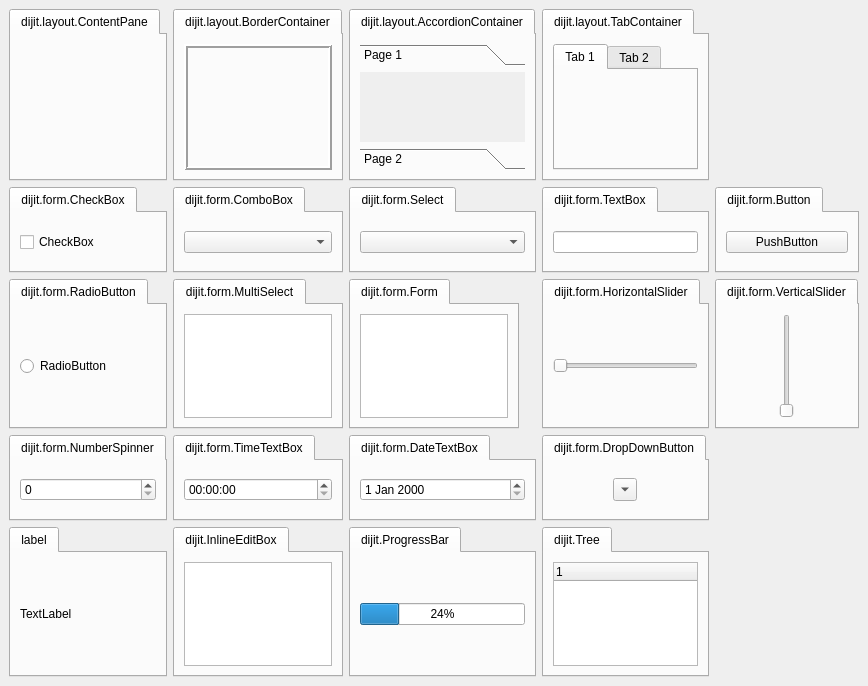
<?xml version="1.0" encoding="UTF-8"?>
<ui version="4.0">
 <class>MainWindow</class>
 <widget class="QMainWindow" name="MainWindow">
  <property name="geometry">
   <rect>
    <x>0</x>
    <y>0</y>
    <width>868</width>
    <height>686</height>
   </rect>
  </property>
  <property name="windowTitle">
   <string>MainWindow</string>
  </property>
  <widget class="QWidget" name="centralwidget">
   <layout class="QGridLayout" name="gridLayout">
    <item row="0" column="0">
     <widget class="QTabWidget" name="tabWidget_8">
      <property name="currentIndex">
       <number>0</number>
      </property>
      <widget class="QWidget" name="tab_90">
       <attribute name="title">
        <string>dijit.layout.ContentPane</string>
       </attribute>
       <layout class="QHBoxLayout" name="horizontalLayout_3">
        <item>
         <widget class="QWidget" name="widget" native="true">
          <property name="id" stdset="0">
           <string/>
          </property>
          <property name="data-dojo-props" stdset="0">
           <string/>
          </property>
          <property name="data-dojo-id" stdset="0">
           <string/>
          </property>
          <property name="eventlist" stdset="0">
           <string/>
          </property>
         </widget>
        </item>
       </layout>
      </widget>
     </widget>
    </item>
    <item row="0" column="1">
     <widget class="QTabWidget" name="tabWidget_9">
      <property name="currentIndex">
       <number>0</number>
      </property>
      <widget class="QWidget" name="tab_91">
       <attribute name="title">
        <string>dijit.layout.BorderContainer</string>
       </attribute>
       <layout class="QHBoxLayout" name="horizontalLayout_2">
        <item>
         <widget class="QFrame" name="frame">
          <property name="frameShape">
           <enum>QFrame::Box</enum>
          </property>
          <property name="frameShadow">
           <enum>QFrame::Raised</enum>
          </property>
          <property name="lineWidth">
           <number>2</number>
          </property>
          <property name="id" stdset="0">
           <string/>
          </property>
          <property name="data-dojo-props" stdset="0">
           <string/>
          </property>
          <property name="data-dojo-id" stdset="0">
           <string/>
          </property>
          <property name="eventlist" stdset="0">
           <string/>
          </property>
         </widget>
        </item>
       </layout>
      </widget>
     </widget>
    </item>
    <item row="0" column="3">
     <widget class="QTabWidget" name="tabWidget_10">
      <property name="currentIndex">
       <number>0</number>
      </property>
      <widget class="QWidget" name="tab_92">
       <attribute name="title">
        <string>dijit.layout.AccordionContainer</string>
       </attribute>
       <layout class="QHBoxLayout" name="horizontalLayout">
        <item>
         <widget class="QToolBox" name="toolBox">
          <property name="currentIndex">
           <number>0</number>
          </property>
          <property name="id" stdset="0">
           <string/>
          </property>
          <property name="data-dojo-props" stdset="0">
           <string/>
          </property>
          <property name="data-dojo-id" stdset="0">
           <string/>
          </property>
          <property name="eventlist" stdset="0">
           <string/>
          </property>
          <widget class="QWidget" name="page">
           <property name="geometry">
            <rect>
             <x>0</x>
             <y>0</y>
             <width>155</width>
             <height>61</height>
            </rect>
           </property>
           <attribute name="label">
            <string>Page 1</string>
           </attribute>
          </widget>
          <widget class="QWidget" name="page_2">
           <property name="geometry">
            <rect>
             <x>0</x>
             <y>0</y>
             <width>155</width>
             <height>61</height>
            </rect>
           </property>
           <attribute name="label">
            <string>Page 2</string>
           </attribute>
          </widget>
         </widget>
        </item>
       </layout>
      </widget>
     </widget>
    </item>
    <item row="0" column="5">
     <widget class="QTabWidget" name="tabWidget_11">
      <property name="currentIndex">
       <number>0</number>
      </property>
      <widget class="QWidget" name="tab_93">
       <attribute name="title">
        <string>dijit.layout.TabContainer</string>
       </attribute>
       <layout class="QHBoxLayout" name="horizontalLayout_4">
        <item>
         <widget class="QTabWidget" name="tabWidget">
          <property name="id" stdset="0">
           <string/>
          </property>
          <property name="data-dojo-props" stdset="0">
           <string/>
          </property>
          <property name="data-dojo-id" stdset="0">
           <string/>
          </property>
          <property name="eventlist" stdset="0">
           <string/>
          </property>
          <widget class="QWidget" name="tab">
           <attribute name="title">
            <string>Tab 1</string>
           </attribute>
          </widget>
          <widget class="QWidget" name="tab_32">
           <attribute name="title">
            <string>Tab 2</string>
           </attribute>
          </widget>
         </widget>
        </item>
       </layout>
      </widget>
     </widget>
    </item>
    <item row="1" column="0">
     <widget class="QTabWidget" name="tabWidget_13">
      <property name="currentIndex">
       <number>0</number>
      </property>
      <widget class="QWidget" name="tab_95">
       <attribute name="title">
        <string>dijit.form.CheckBox</string>
       </attribute>
       <layout class="QHBoxLayout" name="horizontalLayout_5">
        <item>
         <widget class="QCheckBox" name="checkBox">
          <property name="text">
           <string>CheckBox</string>
          </property>
          <property name="id" stdset="0">
           <string/>
          </property>
          <property name="data-dojo-props" stdset="0">
           <string/>
          </property>
          <property name="name" stdset="0">
           <string/>
          </property>
          <property name="type" stdset="0">
           <string/>
          </property>
          <property name="data-dojo-id" stdset="0">
           <string/>
          </property>
          <property name="eventlist" stdset="0">
           <string/>
          </property>
         </widget>
        </item>
       </layout>
      </widget>
     </widget>
    </item>
    <item row="1" column="1">
     <widget class="QTabWidget" name="tabWidget_14">
      <property name="currentIndex">
       <number>0</number>
      </property>
      <widget class="QWidget" name="tab_96">
       <attribute name="title">
        <string>dijit.form.ComboBox</string>
       </attribute>
       <layout class="QHBoxLayout" name="horizontalLayout_6">
        <item>
         <widget class="QComboBox" name="comboBox">
          <property name="id" stdset="0">
           <string/>
          </property>
          <property name="data-dojo-props" stdset="0">
           <string/>
          </property>
          <property name="data-dojo-type" stdset="0">
           <string>dijit.form.ComboBox</string>
          </property>
          <property name="name" stdset="0">
           <string/>
          </property>
          <property name="type" stdset="0">
           <string/>
          </property>
          <property name="data-dojo-id" stdset="0">
           <string/>
          </property>
          <property name="eventlist" stdset="0">
           <string/>
          </property>
         </widget>
        </item>
       </layout>
      </widget>
     </widget>
    </item>
    <item row="1" column="3">
     <widget class="QTabWidget" name="tabWidget_34">
      <property name="currentIndex">
       <number>0</number>
      </property>
      <widget class="QWidget" name="tab_98">
       <attribute name="title">
        <string>dijit.form.Select</string>
       </attribute>
       <layout class="QHBoxLayout" name="horizontalLayout_7">
        <item>
         <widget class="QComboBox" name="comboBox_2">
          <property name="id" stdset="0">
           <string/>
          </property>
          <property name="data-dojo-props" stdset="0">
           <string/>
          </property>
          <property name="data-dojo-type" stdset="0">
           <string>dijit.form.Select</string>
          </property>
          <property name="name" stdset="0">
           <string/>
          </property>
          <property name="type" stdset="0">
           <string/>
          </property>
          <property name="data-dojo-id" stdset="0">
           <string/>
          </property>
          <property name="eventlist" stdset="0">
           <string/>
          </property>
         </widget>
        </item>
       </layout>
      </widget>
     </widget>
    </item>
    <item row="1" column="5">
     <widget class="QTabWidget" name="tabWidget_35">
      <property name="currentIndex">
       <number>0</number>
      </property>
      <widget class="QWidget" name="tab_99">
       <attribute name="title">
        <string>dijit.form.TextBox</string>
       </attribute>
       <layout class="QHBoxLayout" name="horizontalLayout_8">
        <item>
         <widget class="QLineEdit" name="lineEdit">
          <property name="id" stdset="0">
           <string/>
          </property>
          <property name="data-dojo-props" stdset="0">
           <string/>
          </property>
          <property name="name" stdset="0">
           <string/>
          </property>
          <property name="type" stdset="0">
           <string/>
          </property>
          <property name="data-dojo-id" stdset="0">
           <string/>
          </property>
          <property name="eventlist" stdset="0">
           <string/>
          </property>
         </widget>
        </item>
       </layout>
      </widget>
     </widget>
    </item>
    <item row="1" column="7">
     <widget class="QTabWidget" name="tabWidget_24">
      <property name="currentIndex">
       <number>0</number>
      </property>
      <widget class="QWidget" name="tab_97">
       <attribute name="title">
        <string>dijit.form.Button</string>
       </attribute>
       <layout class="QHBoxLayout" name="horizontalLayout_9">
        <item>
         <widget class="QPushButton" name="pushButton">
          <property name="text">
           <string>PushButton</string>
          </property>
          <property name="id" stdset="0">
           <string/>
          </property>
          <property name="data-dojo-props" stdset="0">
           <string/>
          </property>
          <property name="name" stdset="0">
           <string/>
          </property>
          <property name="type" stdset="0">
           <string/>
          </property>
          <property name="data-dojo-id" stdset="0">
           <string/>
          </property>
          <property name="eventlist" stdset="0">
           <string/>
          </property>
         </widget>
        </item>
       </layout>
      </widget>
     </widget>
    </item>
    <item row="2" column="7">
     <widget class="QTabWidget" name="tabWidget_62">
      <property name="maximumSize">
       <size>
        <width>16777215</width>
        <height>150</height>
       </size>
      </property>
      <property name="currentIndex">
       <number>0</number>
      </property>
      <widget class="QWidget" name="tab_131">
       <attribute name="title">
        <string>dijit.form.VerticalSlider</string>
       </attribute>
       <layout class="QHBoxLayout" name="horizontalLayout_14">
        <item>
         <widget class="QSlider" name="verticalSlider">
          <property name="orientation">
           <enum>Qt::Vertical</enum>
          </property>
          <property name="id" stdset="0">
           <string/>
          </property>
          <property name="data-dojo-props" stdset="0">
           <string/>
          </property>
          <property name="name" stdset="0">
           <string/>
          </property>
          <property name="type" stdset="0">
           <string/>
          </property>
          <property name="data-dojo-id" stdset="0">
           <string/>
          </property>
          <property name="intermediateChanges" stdset="0">
           <string/>
          </property>
          <property name="eventlist" stdset="0">
           <string/>
          </property>
         </widget>
        </item>
       </layout>
      </widget>
     </widget>
    </item>
    <item row="3" column="0">
     <widget class="QTabWidget" name="tabWidget_36">
      <property name="currentIndex">
       <number>0</number>
      </property>
      <widget class="QWidget" name="tab_100">
       <attribute name="title">
        <string>dijit.form.NumberSpinner</string>
       </attribute>
       <layout class="QHBoxLayout" name="horizontalLayout_15">
        <item>
         <widget class="QSpinBox" name="spinBox">
          <property name="id" stdset="0">
           <string/>
          </property>
          <property name="data-dojo-props" stdset="0">
           <string/>
          </property>
          <property name="name" stdset="0">
           <string/>
          </property>
          <property name="type" stdset="0">
           <string/>
          </property>
          <property name="data-dojo-id" stdset="0">
           <string/>
          </property>
          <property name="constraints" stdset="0">
           <string/>
          </property>
          <property name="smallDelta" stdset="0">
           <string/>
          </property>
          <property name="eventlist" stdset="0">
           <string/>
          </property>
         </widget>
        </item>
       </layout>
      </widget>
     </widget>
    </item>
    <item row="3" column="1">
     <widget class="QTabWidget" name="tabWidget_37">
      <property name="currentIndex">
       <number>0</number>
      </property>
      <widget class="QWidget" name="tab_107">
       <attribute name="title">
        <string>dijit.form.TimeTextBox</string>
       </attribute>
       <layout class="QHBoxLayout" name="horizontalLayout_16">
        <item>
         <widget class="QTimeEdit" name="timeEdit">
          <property name="id" stdset="0">
           <string/>
          </property>
          <property name="data-dojo-props" stdset="0">
           <string/>
          </property>
          <property name="name" stdset="0">
           <string/>
          </property>
          <property name="type" stdset="0">
           <string/>
          </property>
          <property name="data-dojo-id" stdset="0">
           <string/>
          </property>
          <property name="eventlist" stdset="0">
           <string/>
          </property>
         </widget>
        </item>
       </layout>
      </widget>
     </widget>
    </item>
    <item row="3" column="3">
     <widget class="QTabWidget" name="tabWidget_39">
      <property name="currentIndex">
       <number>0</number>
      </property>
      <widget class="QWidget" name="tab_109">
       <attribute name="title">
        <string>dijit.form.DateTextBox</string>
       </attribute>
       <layout class="QHBoxLayout" name="horizontalLayout_17">
        <item>
         <widget class="QDateEdit" name="dateEdit">
          <property name="id" stdset="0">
           <string/>
          </property>
          <property name="data-dojo-props" stdset="0">
           <string/>
          </property>
          <property name="name" stdset="0">
           <string/>
          </property>
          <property name="type" stdset="0">
           <string/>
          </property>
          <property name="data-dojo-id" stdset="0">
           <string/>
          </property>
          <property name="eventlist" stdset="0">
           <string/>
          </property>
         </widget>
        </item>
       </layout>
      </widget>
     </widget>
    </item>
    <item row="4" column="0">
     <widget class="QTabWidget" name="tabWidget_41">
      <property name="maximumSize">
       <size>
        <width>170</width>
        <height>150</height>
       </size>
      </property>
      <property name="currentIndex">
       <number>0</number>
      </property>
      <widget class="QWidget" name="tab_111">
       <attribute name="title">
        <string>label</string>
       </attribute>
       <layout class="QHBoxLayout" name="horizontalLayout_19">
        <item>
         <widget class="QLabel" name="label">
          <property name="text">
           <string>TextLabel</string>
          </property>
         </widget>
        </item>
       </layout>
      </widget>
     </widget>
    </item>
    <item row="4" column="1">
     <widget class="QTabWidget" name="tabWidget_42">
      <property name="maximumSize">
       <size>
        <width>170</width>
        <height>150</height>
       </size>
      </property>
      <property name="currentIndex">
       <number>0</number>
      </property>
      <widget class="QWidget" name="tab_112">
       <attribute name="title">
        <string>dijit.InlineEditBox</string>
       </attribute>
       <layout class="QHBoxLayout" name="horizontalLayout_20">
        <item>
         <widget class="QPlainTextEdit" name="plainTextEdit">
          <property name="id" stdset="0">
           <string/>
          </property>
          <property name="data-dojo-props" stdset="0">
           <string/>
          </property>
          <property name="data-dojo-id" stdset="0">
           <string/>
          </property>
          <property name="eventlist" stdset="0">
           <string/>
          </property>
         </widget>
        </item>
       </layout>
      </widget>
     </widget>
    </item>
    <item row="4" column="3">
     <widget class="QTabWidget" name="tabWidget_44">
      <property name="currentIndex">
       <number>0</number>
      </property>
      <widget class="QWidget" name="tab_114">
       <attribute name="title">
        <string>dijit.ProgressBar</string>
       </attribute>
       <layout class="QHBoxLayout" name="horizontalLayout_21">
        <item>
         <widget class="QProgressBar" name="progressBar">
          <property name="value">
           <number>24</number>
          </property>
          <property name="id" stdset="0">
           <string/>
          </property>
          <property name="data-dojo-props" stdset="0">
           <string/>
          </property>
          <property name="data-dojo-id" stdset="0">
           <string/>
          </property>
          <property name="eventlist" stdset="0">
           <string/>
          </property>
         </widget>
        </item>
       </layout>
      </widget>
     </widget>
    </item>
    <item row="2" column="0">
     <widget class="QTabWidget" name="tabWidget_59">
      <property name="maximumSize">
       <size>
        <width>16777215</width>
        <height>150</height>
       </size>
      </property>
      <property name="currentIndex">
       <number>0</number>
      </property>
      <widget class="QWidget" name="tab_128">
       <attribute name="title">
        <string>dijit.form.RadioButton</string>
       </attribute>
       <layout class="QHBoxLayout" name="horizontalLayout_10">
        <item>
         <widget class="QRadioButton" name="radioButton">
          <property name="text">
           <string>RadioButton</string>
          </property>
          <property name="id" stdset="0">
           <string/>
          </property>
          <property name="data-dojo-props" stdset="0">
           <string/>
          </property>
          <property name="name" stdset="0">
           <string/>
          </property>
          <property name="type" stdset="0">
           <string/>
          </property>
          <property name="data-dojo-id" stdset="0">
           <string/>
          </property>
          <property name="eventlist" stdset="0">
           <string/>
          </property>
         </widget>
        </item>
       </layout>
      </widget>
     </widget>
    </item>
    <item row="2" column="1">
     <widget class="QTabWidget" name="tabWidget_58">
      <property name="maximumSize">
       <size>
        <width>170</width>
        <height>150</height>
       </size>
      </property>
      <property name="currentIndex">
       <number>0</number>
      </property>
      <widget class="QWidget" name="tab_127">
       <attribute name="title">
        <string>dijit.form.MultiSelect</string>
       </attribute>
       <layout class="QHBoxLayout" name="horizontalLayout_11">
        <item>
         <widget class="QListWidget" name="listWidget">
          <property name="id" stdset="0">
           <string/>
          </property>
          <property name="data-dojo-props" stdset="0">
           <string/>
          </property>
          <property name="name" stdset="0">
           <string/>
          </property>
          <property name="type" stdset="0">
           <string/>
          </property>
          <property name="data-dojo-id" stdset="0">
           <string/>
          </property>
          <property name="eventlist" stdset="0">
           <string/>
          </property>
         </widget>
        </item>
       </layout>
      </widget>
     </widget>
    </item>
    <item row="2" column="3">
     <widget class="QTabWidget" name="tabWidget_61">
      <property name="maximumSize">
       <size>
        <width>170</width>
        <height>150</height>
       </size>
      </property>
      <property name="currentIndex">
       <number>0</number>
      </property>
      <widget class="QWidget" name="tab_130">
       <attribute name="title">
        <string>dijit.form.Form</string>
       </attribute>
       <layout class="QHBoxLayout" name="horizontalLayout_12">
        <item>
         <widget class="QTableWidget" name="tableWidget">
          <property name="id" stdset="0">
           <string/>
          </property>
          <property name="data-dojo-props" stdset="0">
           <string/>
          </property>
          <property name="name" stdset="0">
           <string/>
          </property>
          <property name="type" stdset="0">
           <string/>
          </property>
          <property name="data-dojo-id" stdset="0">
           <string/>
          </property>
          <property name="eventlist" stdset="0">
           <string/>
          </property>
         </widget>
        </item>
       </layout>
      </widget>
     </widget>
    </item>
    <item row="2" column="5">
     <widget class="QTabWidget" name="tabWidget_60">
      <property name="maximumSize">
       <size>
        <width>16777215</width>
        <height>150</height>
       </size>
      </property>
      <property name="currentIndex">
       <number>0</number>
      </property>
      <widget class="QWidget" name="tab_129">
       <attribute name="title">
        <string>dijit.form.HorizontalSlider</string>
       </attribute>
       <layout class="QHBoxLayout" name="horizontalLayout_13">
        <item>
         <widget class="QSlider" name="horizontalSlider">
          <property name="orientation">
           <enum>Qt::Horizontal</enum>
          </property>
          <property name="id" stdset="0">
           <string/>
          </property>
          <property name="data-dojo-props" stdset="0">
           <string/>
          </property>
          <property name="name" stdset="0">
           <string/>
          </property>
          <property name="type" stdset="0">
           <string/>
          </property>
          <property name="data-dojo-id" stdset="0">
           <string/>
          </property>
          <property name="intermediateChanges" stdset="0">
           <string/>
          </property>
          <property name="eventlist" stdset="0">
           <string/>
          </property>
         </widget>
        </item>
       </layout>
      </widget>
     </widget>
    </item>
    <item row="3" column="5">
     <widget class="QTabWidget" name="tabWidget_40">
      <property name="currentIndex">
       <number>0</number>
      </property>
      <widget class="QWidget" name="tab_110">
       <attribute name="title">
        <string>dijit.form.DropDownButton</string>
       </attribute>
       <layout class="QHBoxLayout" name="horizontalLayout_18">
        <item>
         <widget class="QToolButton" name="toolButton">
          <property name="text">
           <string>...</string>
          </property>
          <property name="arrowType">
           <enum>Qt::DownArrow</enum>
          </property>
          <property name="id" stdset="0">
           <string/>
          </property>
          <property name="data-dojo-props" stdset="0">
           <string/>
          </property>
          <property name="name" stdset="0">
           <string/>
          </property>
          <property name="type" stdset="0">
           <string/>
          </property>
          <property name="data-dojo-id" stdset="0">
           <string/>
          </property>
          <property name="eventlist" stdset="0">
           <string/>
          </property>
         </widget>
        </item>
       </layout>
      </widget>
     </widget>
    </item>
    <item row="4" column="5">
     <widget class="QTabWidget" name="tabWidget_45">
      <property name="maximumSize">
       <size>
        <width>170</width>
        <height>150</height>
       </size>
      </property>
      <property name="currentIndex">
       <number>0</number>
      </property>
      <widget class="QWidget" name="tab_115">
       <attribute name="title">
        <string>dijit.Tree</string>
       </attribute>
       <layout class="QHBoxLayout" name="horizontalLayout_22">
        <item>
         <widget class="QTreeWidget" name="treeWidget">
          <property name="id" stdset="0">
           <string/>
          </property>
          <property name="data-dojo-props" stdset="0">
           <string/>
          </property>
          <property name="data-dojo-id" stdset="0">
           <string/>
          </property>
          <property name="eventlist" stdset="0">
           <string/>
          </property>
          <column>
           <property name="text">
            <string notr="true">1</string>
           </property>
          </column>
         </widget>
        </item>
       </layout>
      </widget>
     </widget>
    </item>
   </layout>
  </widget>
 </widget>
 <resources/>
 <connections/>
</ui>
